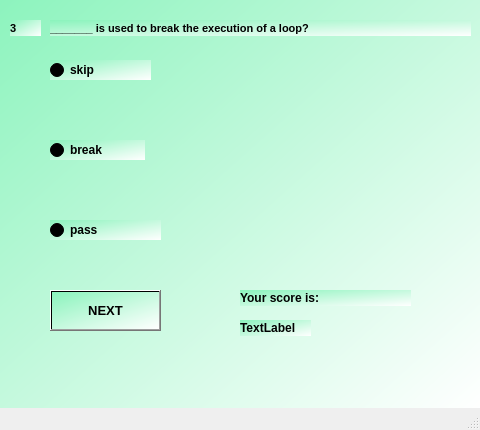
<?xml version="1.0" encoding="UTF-8"?>
<ui version="4.0">
 <class>MainWindow12</class>
 <widget class="QMainWindow" name="MainWindow12">
  <property name="geometry">
   <rect>
    <x>0</x>
    <y>0</y>
    <width>480</width>
    <height>430</height>
   </rect>
  </property>
  <property name="windowTitle">
   <string>MainWindow</string>
  </property>
  <widget class="QWidget" name="centralwidget">
   <widget class="QWidget" name="widget" native="true">
    <property name="geometry">
     <rect>
      <x>0</x>
      <y>-20</y>
      <width>480</width>
      <height>430</height>
     </rect>
    </property>
    <property name="styleSheet">
     <string notr="true">background-color:qlineargradient(spread:pad, x1:0, y1:0, x2:1, y2:1, stop:0 rgba(138, 243, 188, 255), stop:1 rgba(255, 255, 255, 255))</string>
    </property>
    <widget class="QLabel" name="label">
     <property name="geometry">
      <rect>
       <x>10</x>
       <y>40</y>
       <width>31</width>
       <height>16</height>
      </rect>
     </property>
     <property name="font">
      <font>
       <pointsize>8</pointsize>
       <weight>75</weight>
       <bold>true</bold>
      </font>
     </property>
     <property name="text">
      <string>3</string>
     </property>
    </widget>
    <widget class="QLabel" name="label_2">
     <property name="geometry">
      <rect>
       <x>50</x>
       <y>40</y>
       <width>421</width>
       <height>16</height>
      </rect>
     </property>
     <property name="font">
      <font>
       <pointsize>8</pointsize>
       <weight>75</weight>
       <bold>true</bold>
      </font>
     </property>
     <property name="text">
      <string>_______ is used to break the execution of a loop?</string>
     </property>
    </widget>
    <widget class="QRadioButton" name="radioButton">
     <property name="geometry">
      <rect>
       <x>50</x>
       <y>80</y>
       <width>101</width>
       <height>20</height>
      </rect>
     </property>
     <property name="font">
      <font>
       <weight>75</weight>
       <bold>true</bold>
      </font>
     </property>
     <property name="text">
      <string>skip</string>
     </property>
    </widget>
    <widget class="QRadioButton" name="radioButton_2">
     <property name="geometry">
      <rect>
       <x>50</x>
       <y>160</y>
       <width>95</width>
       <height>20</height>
      </rect>
     </property>
     <property name="font">
      <font>
       <weight>75</weight>
       <bold>true</bold>
      </font>
     </property>
     <property name="text">
      <string>break</string>
     </property>
    </widget>
    <widget class="QRadioButton" name="radioButton_3">
     <property name="geometry">
      <rect>
       <x>50</x>
       <y>240</y>
       <width>111</width>
       <height>20</height>
      </rect>
     </property>
     <property name="font">
      <font>
       <weight>75</weight>
       <bold>true</bold>
      </font>
     </property>
     <property name="text">
      <string>pass</string>
     </property>
    </widget>
    <widget class="QPushButton" name="NEXT">
     <property name="geometry">
      <rect>
       <x>50</x>
       <y>310</y>
       <width>111</width>
       <height>41</height>
      </rect>
     </property>
     <property name="font">
      <font>
       <pointsize>10</pointsize>
       <weight>75</weight>
       <bold>true</bold>
      </font>
     </property>
     <property name="text">
      <string>NEXT</string>
     </property>
    </widget>
    <widget class="QLabel" name="label_3">
     <property name="geometry">
      <rect>
       <x>240</x>
       <y>310</y>
       <width>171</width>
       <height>16</height>
      </rect>
     </property>
     <property name="font">
      <font>
       <weight>75</weight>
       <bold>true</bold>
      </font>
     </property>
     <property name="text">
      <string>Your score is:</string>
     </property>
    </widget>
    <widget class="QLabel" name="label_4">
     <property name="geometry">
      <rect>
       <x>240</x>
       <y>340</y>
       <width>71</width>
       <height>16</height>
      </rect>
     </property>
     <property name="font">
      <font>
       <weight>75</weight>
       <bold>true</bold>
      </font>
     </property>
     <property name="text">
      <string>TextLabel</string>
     </property>
    </widget>
   </widget>
  </widget>
  <widget class="QMenuBar" name="menubar">
   <property name="geometry">
    <rect>
     <x>0</x>
     <y>0</y>
     <width>480</width>
     <height>26</height>
    </rect>
   </property>
  </widget>
  <widget class="QStatusBar" name="statusbar"/>
 </widget>
 <resources/>
 <connections/>
</ui>
